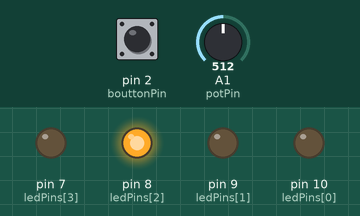
A sketch run on a simulated Arduino Uno, built with avr-gcc and run on an emulated ATmega328P. On the bench: output pins drawn as LEDs (lit = HIGH). The test bench sets the inputs (shaded band); at power-on: A1 (potPin) = 512, pin 2 (bouttonPin) HIGH.

Above: at 1.2 s.
1.3 s: A1 (potPin) set to 495
At 1.6 s:
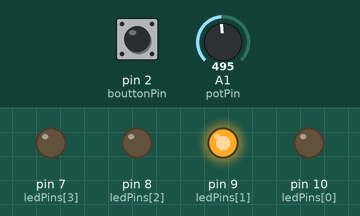
2.8 s: A1 (potPin) set to 265
4.3 s: A1 (potPin) set to 248
At 5.0 s:
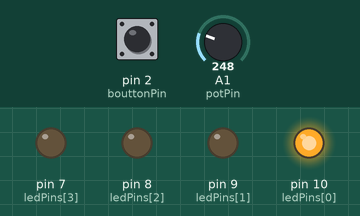
5.8 s: A1 (potPin) set to 900
At 6.2 s:
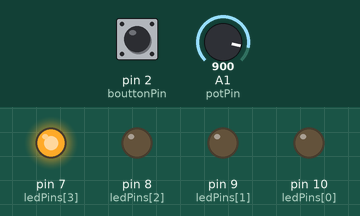
8.9 s: A1 (potPin) set to 777
10.4 s: A1 (potPin) set to 760
At 10.9 s:
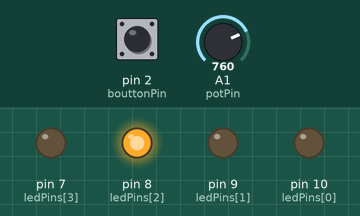
Timing chart, 0 to 12.9 s (numbered marks = the images above; inputs shaded):
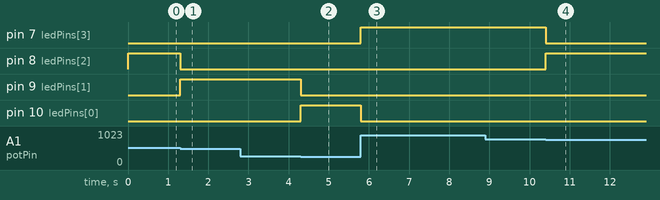

The sketch:

labo_02.ino
```cpp
const int ledPins[4] ={10,9,8,7};
const int bouttonPin=2;
const int potPin=A1;
unsigned long numeroEtd=1970812;
int valeurPotMax=1023;
int valeurEchelle=20;
int etatBoutton;
int dernierEtatBoutton=LOW;
void setup() {
  Serial.begin(9600);

  pinMode(bouttonPin, INPUT_PULLUP);

  for (int i = 0; i < 4; i++) {
    pinMode(ledPins[i], OUTPUT);
  }
}

void gestionLed(int pourcent) {
  if (pourcent < 0) pourcent = 0;
  if (pourcent > 100) pourcent = 100;
  int zone = pourcent / 25;   // 0 à 4
  if (zone == 4) zone = 3;
  for (int i = 0; i < 4; i++) {
    if (i == zone)
      digitalWrite(ledPins[i], HIGH);
    else
      digitalWrite(ledPins[i], LOW);
  }
}

void afficherBarre(int pourcent) {
  int remplir = map(pourcent, 0, 100, 0, 20);
  Serial.print(pourcent);
  Serial.print("% [");
  for (int i = 0; i < remplir; i++) Serial.print("-");
  for (int i = remplir; i < 20; i++) Serial.print(".");
  Serial.println("]");
}

void loop() {
  int potValeur=analogRead(potPin);
  int etatBoutton = digitalRead(bouttonPin);
  unsigned long previousMillis=0;
  int interval=map(potValeur,0,valeurPotMax,0,valeurEchelle);
  int pourcent=map(interval,0,valeurEchelle,0,100);
  gestionLed(pourcent);
  if (dernierEtatBoutton == HIGH && etatBoutton == LOW) {
    afficherBarre(pourcent);
  }
  dernierEtatBoutton = etatBoutton;
}
```

Measured:
- the behaviour switches between 512 and 511 on A1 (potPin) (found by bisection; images 0 and 1)
- the behaviour switches between 256 and 255 on A1 (potPin) (found by bisection; images 1 and 2)
- the behaviour switches between 768 and 767 on A1 (potPin) (found by bisection; images 3 and 4)
- after the input at 1.3 s, pin 8 (ledPins[2]): HIGH → LOW at once; pin 9 (ledPins[1]): LOW → HIGH at once
- after the input at 2.8 s, every drawn part: stays the same
- after the input at 4.3 s, pin 9 (ledPins[1]): HIGH → LOW at once; pin 10 (ledPins[0]): LOW → HIGH at once
- after the input at 5.8 s, pin 7 (ledPins[3]): LOW → HIGH at once; pin 10 (ledPins[0]): HIGH → LOW at once
- after the input at 8.9 s, every drawn part: stays the same
- after the input at 10.4 s, pin 7 (ledPins[3]): HIGH → LOW at once; pin 8 (ledPins[2]): LOW → HIGH at once
